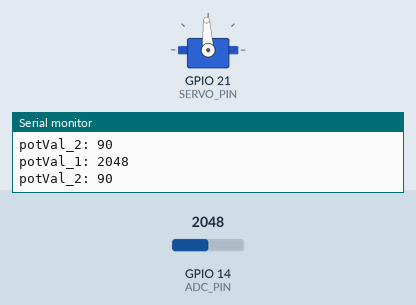
A sketch run on a simulated ESP32. On the bench: servo, the last lines printed to the serial monitor. The inputs (shaded band) are chosen by the test bench; at power-on: GPIO 14 (ADC_PIN) = 2048. Servo pulses on a pin are drawn as a servo (544–2400 µs = 0–180°).

Above: at 1.2 s.
1.3 s: GPIO 14 (ADC_PIN) set to 2866
At 2.2 s:
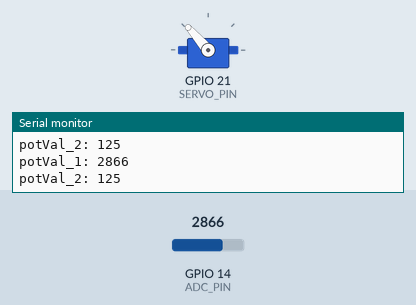
2.8 s: GPIO 14 (ADC_PIN) set to 3603
At 3.4 s:
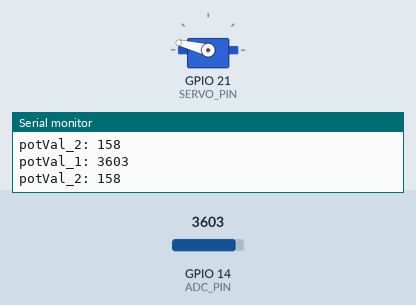
4.3 s: GPIO 14 (ADC_PIN) set to 4095
At 4.6 s:
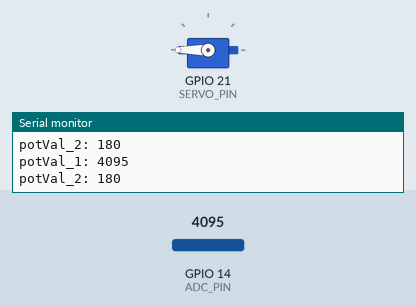
5.8 s: GPIO 14 (ADC_PIN) set to 1228
At 6.9 s:
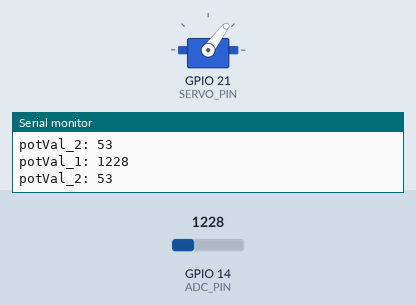
7.3 s: GPIO 14 (ADC_PIN) set to 491
At 8.1 s:
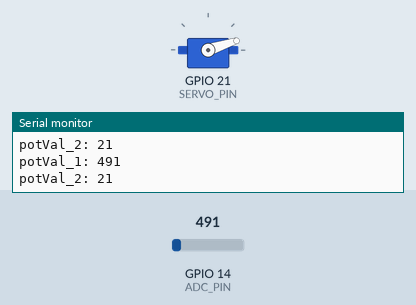
Timing chart, 0 to 9.8 s (numbered marks = the images above; inputs shaded):
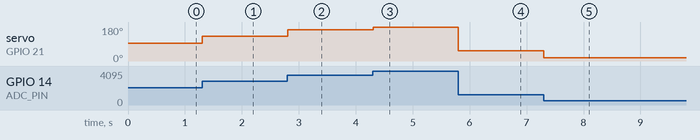

Measured:
- after the input at 1.3 s, servo on GPIO 21 (SERVO_PIN): 93° → 131° at once
- after the input at 2.8 s, servo on GPIO 21 (SERVO_PIN): 131° → 166° at once
- after the input at 4.3 s, servo on GPIO 21 (SERVO_PIN): 166° → 180° at once
- after the input at 5.8 s, servo on GPIO 21 (SERVO_PIN): 180° → 53° at once
- after the input at 7.3 s, servo on GPIO 21 (SERVO_PIN): 53° → 18° at once

The sketch:

sketch_18_servo_analog.ino
```cpp
#define SERVO_PIN 21
#define SERVO_CHN 0
#define SERVO_FRQ 50
#define SERVO_BIT 12
#define ADC_PIN 14

void servo_set_pin(int pin);
void servo_set_angle(int angle);

void setup() {
  // put your setup code here, to run once:
  servo_set_pin(SERVO_PIN);
  Serial.begin(115200);
}

void loop() {
  // put your main code here, to run repeatedly:
  int potVal = analogRead(ADC_PIN);
  Serial.printf("potVal_1: %d\n", potVal);

  potVal = map(potVal, 0, 4095, 0, 180);

  servo_set_angle(potVal);
  Serial.printf("potVal_2: %d\n", potVal);
  delay(15);
}

void servo_set_pin(int pin) {
  ledcSetup(SERVO_CHN, SERVO_FRQ, SERVO_BIT);
  ledcAttachPin(pin, SERVO_CHN);
}

void servo_set_angle(int angle) {
  if (angle > 180 || angle < 0)
    return;
  long pwm_value = map(angle, 0, 180, 103, 512);
  ledcWrite(SERVO_CHN, pwm_value);
}
```
